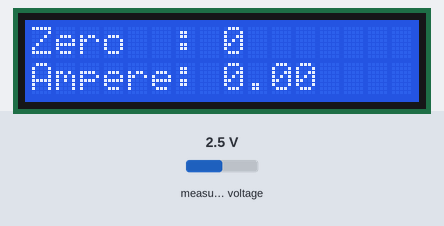
Recording of a sketch running on a simulated Arduino Uno, built with avr-gcc and run on an emulated ATmega328P. Shown: 16×2 character LCD. Inputs (shaded band) come from the test bench; at power-on: measured voltage 2.5 V. What the sketch prints to the serial monitor is not drawn.

Above: at 1.0 s.

The sketch:

ACS712_ADS1115.ino
```cpp
#include <Wire.h>
#include <Adafruit_ADS1015.h>
#include <LiquidCrystal_I2C.h>

Adafruit_ADS1115 ads(0x48);
LiquidCrystal_I2C lcd(0x27 ,16,2);
int pin_acs = 0;
int zero = 0;

void setup()
{
  Serial.begin(115200);
  ads.begin();
  lcd.begin ();
  calibrate();
}

void loop()
{
  lcd.setCursor(0, 0);
  lcd.print("Zero  : " + String(zero));
  lcd.setCursor(0, 1);
  lcd.print("Ampere: " + String(getACS()));

  delay(2000);
}

float getACS(){
  uint32_t period = 1000000 / 50;
  uint32_t t_start = micros();

  int16_t dataMax = 0;
  int16_t Inow;
  uint32_t Isum = 0;
  uint16_t measurements_count = 0;

  while (micros() - t_start < period) {
    for (int i = 0; i < 10; i++) {
      int adc = ads.readADC_SingleEnded(pin_acs);
      if (adc > dataMax) dataMax = adc;
    }
    Inow = dataMax - zero;
    Isum += Inow * Inow;
    measurements_count++;
  }
  Serial.println(sqrt(Isum / measurements_count));
  return sqrt(Isum / measurements_count) / 32767 * 6.144 / 0.066;
}

void calibrate() {
  uint32_t acc = 0;
  int sampling = 100;
  for (int i = 0; i < sampling; i++) {
    acc += ads.readADC_SingleEnded(pin_acs);
  }
  zero = acc / sampling;
}
```
